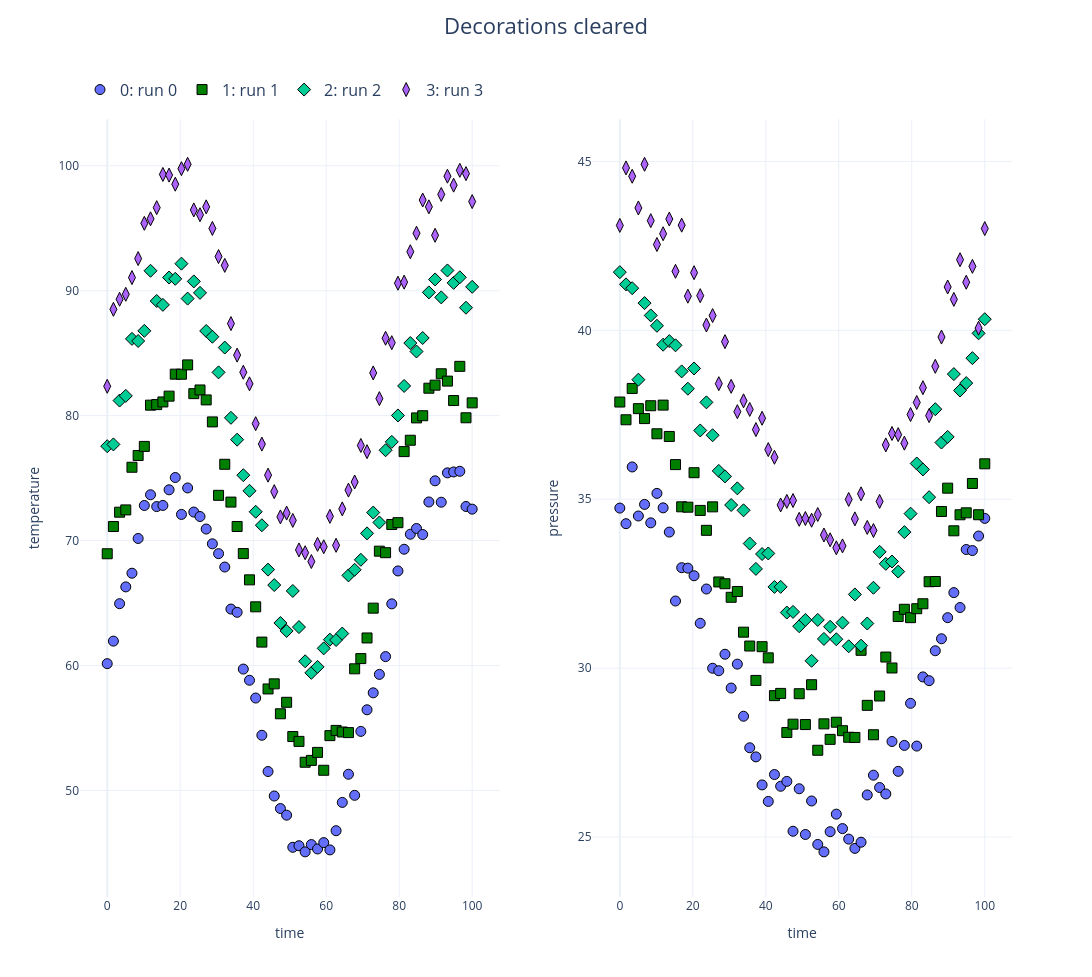

The code cell stored with this chart in its notebook:
### Markdown cell above
### 1c. Decorations — lines, highlights, scales

Reference lines, highlight bands, and fixed axis ranges reset through their own
setters. Pass `'reset'` (alias `'clear'`) as the *value* argument, and use
`column='all'` to clear that decoration everywhere.

### Code cell
# lines — remove the ones keyed to a single column, or all of them
nb.line('temperature', 'reset')   # drop the horizontal line on temperature
nb.line('all', 'reset')           # remove every reference line ('clear' also works)

# highlights — same pattern (range_tuple = 'reset')
nb.highlight('time', 'reset')     # remove highlights keyed to 'time'
# nb.highlight('all', 'reset')    # remove every highlight

# scales / axis limits — range_tuple = 'reset' (or None)
nb.scale('temperature', 'reset')  # release the fixed temperature range
nb.scale('all', 'reset')          # clear every fixed axis range

nb.plot(x='time', y=['temperature', 'pressure'], suptitle='Decorations cleared')
